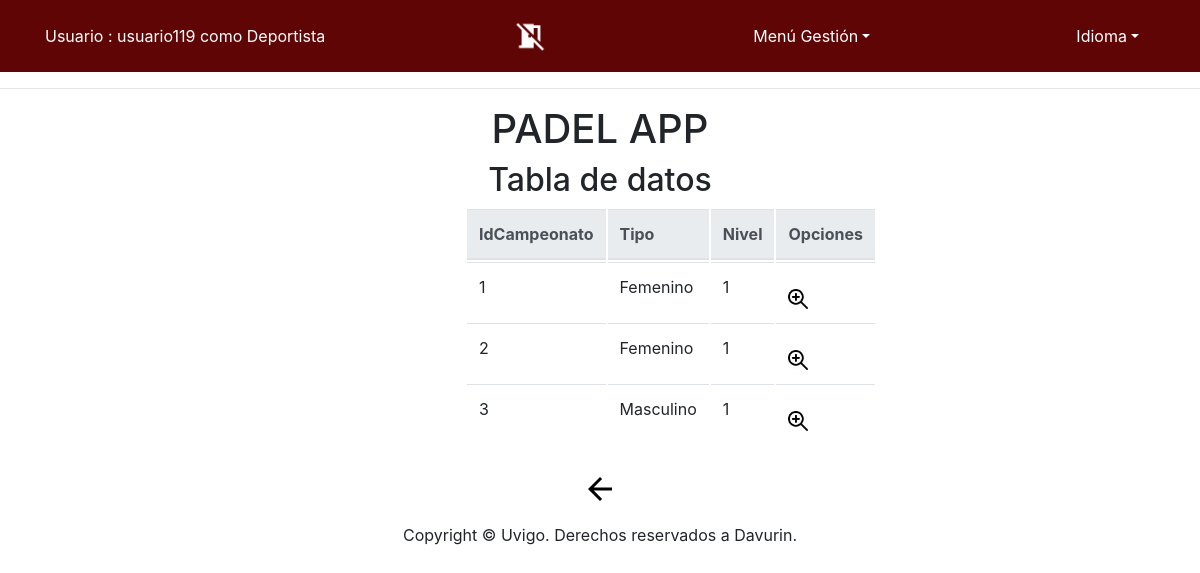
/app/Controllers/CATEGORIA_CONTROLLER.php (signed in), run on the app's committed database.
### tables this page shows
CREATE TABLE IF NOT EXISTS `Categoria` (
  `IdCampeonato` INT NOT NULL,
  `Tipo` VARCHAR(10) NOT NULL,
  `Nivel` INT NOT NULL,
  PRIMARY KEY (`IdCampeonato`, `Tipo`, `Nivel`),
  INDEX `fk_Campeonato_has_Categoria_idx` (`IdCampeonato` ASC) ,
  CONSTRAINT `fk_Campeonato_has_Categoria_idx`
    FOREIGN KEY (`IdCampeonato`)
    REFERENCES `Campeonato` (`IdCampeonato`)
    ON DELETE NO ACTION
    ON UPDATE NO ACTION);

### app/Models/CATEGORIA_MODEL.php (called while the page is built, shortened)
<?php
class CATEGORIA_MODEL{
	var $IdCampeonato;
    var $Tipo;
	var $Nivel;
	var $mysqli;
	function __construct($IdCampeonato,$Tipo,$Nivel) {
		$this->IdCampeonato = $IdCampeonato;
		$this->Tipo = $Tipo;
		$this->Nivel = $Nivel;
		include_once '../Functions/BdAdmin.php';
		$this->mysqli = ConectarBD();
	}
	function SEARCH() {
		$sql = "select Cat.IdCampeonato as IdCampeonato,
					Cat.Tipo as Tipo,
					Cat.Nivel as Nivel,
					Cam.FechaIni as FechaIni,
					Cam.FechaFin as FechaFin,
					Cam.HoraIni as HoraIni,
					Cam.HoraFin as HoraFin,
					(select count(numPareja)  from Pareja where  IdCampeonato = Cat.IdCampeonato  && Tipo = Cat.Tipo  && Nivel LIKE Cat.Nivel) as numInscritos
       			from CATEGORIA Cat, CAMPEONATO Cam
    			where
    				(
					(BINARY Cat.IdCampeonato LIKE '%$this->IdCampeonato%') &&
					(BINARY Cat.Tipo LIKE '%$this->Tipo%') &&
					(BINARY Cat.Nivel LIKE '%$this->Nivel%')
					&& (Cat.IdCampeonato = Cam.IdCampeonato))
					group by Cat.IdCampeonato
    				";
		if ( !( $resultado = $this->mysqli->query( $sql ) ) ) {
			return 'Error en la consulta sobre la base de datos';
		} else {
			return $resultado;
		}
	}
 	}
?>

### app/Functions/BdAdmin.php (called while the page is built, shortened)
<?php
function ConectarBD()
{
	    $mysqli = new mysqli("localhost", "user", "pass", "abpbase");
		return $mysqli;
}
?>

### app/Views/CATEGORIA/CATEGORIA_SHOWALL_View.php (the view, shortened to what this page needs)
<?php
class CATEGORIA_SHOWALL {
	function __construct( $lista, $datos) {
		$this->lista = $lista;
		$this->datos = $datos;
		$this->render($this->lista,$this->datos);
	}
	function render($lista,$datos){
		$this->datos = $datos;
	include '../Views/Header.php';
?>
		<div class="seccion" align="center">
			<h2>
				<?php echo $strings['Tabla de datos'];?>
			</h2>
			<div class="col-md-3">
			<table class="table">
				<thead class="thead-light">
				<tr>
<?php
					foreach ( $lista as $atributo ) {
?>
					<th>
						<?php echo $strings[$atributo]?>
					</th>
<?php
					}
?>
					<th colspan="2" >
						<?php echo $strings['Opciones']?>
					</th>
				</tr>
<?php
				while ( $fila = mysqli_fetch_array( $this->datos ) ) {
?>
				<tr>
<?php
					foreach ( $lista as $atributo ) {
?>
					<td>
<?php
							echo $fila[ $atributo ];
?>
					</td>
<?php
					}
?>
					<td>
						<form action="../Controllers/CATEGORIA_CONTROLLER.php" method="get" style="display:inline" >
								<button id ="buttonBien" type="submit" name="action" value="SHOWCURRENT" ><img src="../Views/icon/verdetalles_2.jpg" alt="<?php echo $strings['Ver en detalle']?>" width="20" height="20"/></button>
						</form>
				</tr>
<?php
				}
?>
			</thead>
			</table>
			<form action='../Controllers/USUARIO_CONTROLLER.php' method="post">
				<button id ="buttonBien" type="submit"><img src="../Views/icon/back_big2.png" alt="<?php echo $strings['Atras']?>" /></button>
			</form>
			</div>
		</div>
<?php
		include '../Views/Footer.php';
		}
		}
?>

### data on the page
categoria: IdCampeonato "1", Tipo "Femenino", Nivel "1"
categoria: IdCampeonato "2", Tipo "Femenino", Nivel "1"
categoria: IdCampeonato "3", Tipo "Masculino", Nivel "1"

### other printed values
$strings['Usuario'] "Usuario"
$_SESSION['login'] "usuario119"
$_SESSION['tipo'] "Deportista"
$strings['menuGestion'] "Menú Gestión"
$strings['idioma'] "Idioma"
$strings['Tabla de datos'] "Tabla de datos"
$strings[$atributo] "IdCampeonato"
$strings[$atributo] "Tipo"
$strings[$atributo] "Nivel"
$strings['Opciones'] "Opciones"
